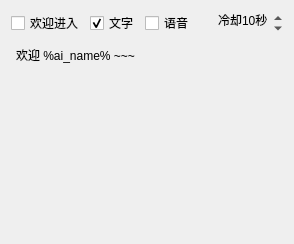
      <widget class="QWidget" name="tab_9">
       <attribute name="title">
        <string>欢迎</string>
       </attribute>
       <layout class="QVBoxLayout" name="verticalLayout_10">
        <item>
         <layout class="QHBoxLayout" name="horizontalLayout_15">
          <property name="topMargin">
           <number>0</number>
          </property>
          <item>
           <widget class="QCheckBox" name="autoSendWelcomeCheck">
            <property name="toolTip">
             <string>&lt;html&gt;&lt;head/&gt;&lt;body&gt;&lt;p&gt;自动发送欢迎观众进入直播间的弹幕（除非在冷却）&lt;/p&gt;&lt;p&gt;内容采用下方的随机一行句子（建议每行不超过20字）&lt;/p&gt;&lt;/body&gt;&lt;/html&gt;</string>
            </property>
            <property name="text">
             <string>欢迎进入</string>
            </property>
           </widget>
          </item>
          <item>
           <spacer name="horizontalSpacer_3">
            <property name="orientation">
             <enum>Qt::Horizontal</enum>
            </property>
            <property name="sizeHint" stdset="0">
             <size>
              <width>0</width>
              <height>20</height>
             </size>
            </property>
           </spacer>
          </item>
          <item>
           <widget class="QCheckBox" name="sendWelcomeTextCheck">
            <property name="text">
             <string>文字</string>
            </property>
            <property name="checked">
             <bool>true</bool>
            </property>
           </widget>
          </item>
          <item>
           <widget class="QCheckBox" name="sendWelcomeVoiceCheck">
            <property name="text">
             <string>语音</string>
            </property>
           </widget>
          </item>
          <item>
           <widget class="QSpinBox" name="sendWelcomeCDSpin">
            <property name="contextMenuPolicy">
             <enum>Qt::NoContextMenu</enum>
            </property>
            <property name="toolTip">
             <string>&lt;html&gt;&lt;head/&gt;&lt;body&gt;&lt;p&gt;连续两次自动发送弹幕的冷却时间&lt;/p&gt;&lt;p&gt;在此期间会无视进入直播间、送礼等&lt;/p&gt;&lt;p&gt;建议调高，避免被B站冻结发言&lt;/p&gt;&lt;/body&gt;&lt;/html&gt;</string>
            </property>
            <property name="styleSheet">
             <string notr="true">background: transparent;</string>
            </property>
            <property name="frame">
             <bool>false</bool>
            </property>
            <property name="alignment">
             <set>Qt::AlignRight|Qt::AlignTrailing|Qt::AlignVCenter</set>
            </property>
            <property name="suffix">
             <string>秒</string>
            </property>
            <property name="prefix">
             <string>冷却</string>
            </property>
            <property name="minimum">
             <number>1</number>
            </property>
            <property name="maximum">
             <number>600</number>
            </property>
            <property name="singleStep">
             <number>5</number>
            </property>
            <property name="value">
             <number>10</number>
            </property>
           </widget>
          </item>
         </layout>
        </item>
        <item>
         <widget class="ConditionEditor" name="autoWelcomeWordsEdit">
          <property name="toolTip">
           <string/>
          </property>
          <property name="styleSheet">
           <string notr="true">QPlainTextEdit
{
	background: transparent;
}</string>
          </property>
          <property name="plainText">
           <string>欢迎 %ai_name% ~~~</string>
          </property>
          <property name="placeholderText">
           <string>欢迎语，多行随机发送一行</string>
          </property>
         </widget>
        </item>
       </layout>
      </widget>
